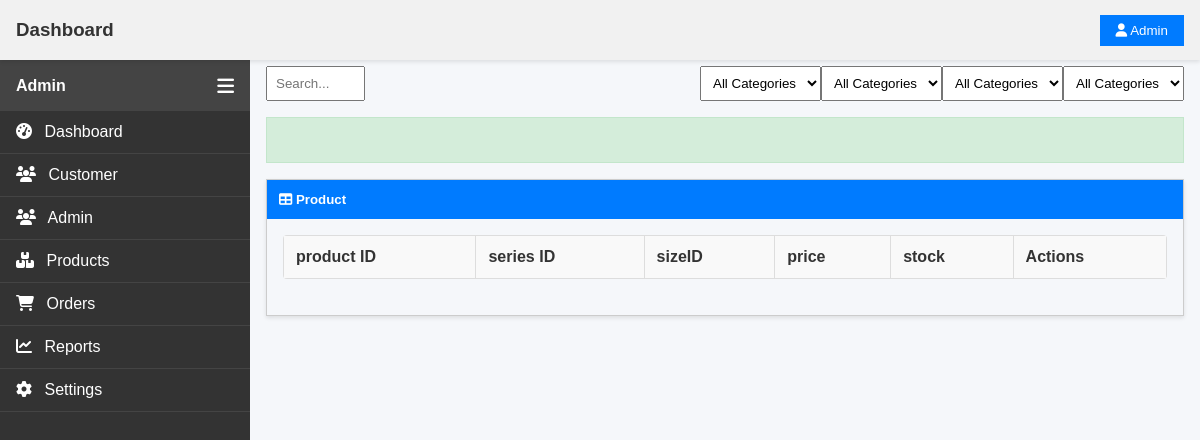
The page /pages/admin/admin_product.php on the database as committed earlier.
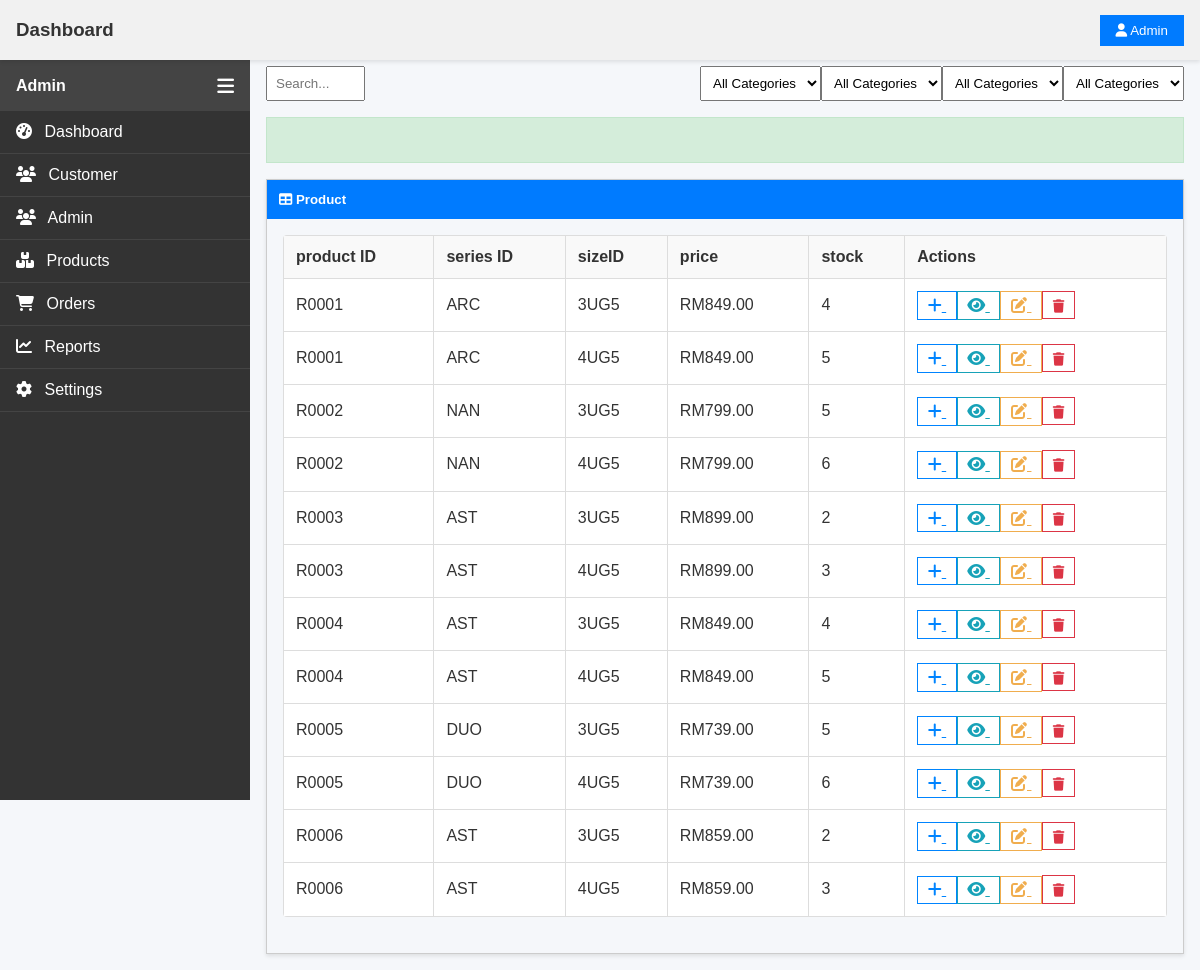
The same page on the database as committed later.
### tables this page shows
CREATE TABLE `product` (
  `productID` varchar(5) NOT NULL,
  `productName` varchar(100) NOT NULL,
  `price` float(6,2) NOT NULL,
  `seriesID` varchar(3) DEFAULT NULL,
  `productImg` varchar(1000) NOT NULL,
  `introduction` varchar(1000) NOT NULL,
  `playerInfo` varchar(300) NOT NULL,
  `playerImage` varchar(500) NOT NULL
);

CREATE TABLE `productsize` (
  `productID` varchar(5) NOT NULL,
  `sizeID` varchar(4) NOT NULL,
  `quantity` int(11) NOT NULL
);

### controller/productController.php (called while the page is built, shortened)
<?php
require_once __DIR__ . "/../_base.php";
require_once __DIR__ . "/../db/productDb.php";
class ProductController{
    private $productDb ;
    public function __construct($_pdo){
        $this->productDb = new productDb($_pdo);
    }
    public  function getAllProducts(){
        return  $this->productDb->getAllProducts();
    }
}
?>

### db/productDb.php (called while the page is built, shortened)
<?php
class productDb{
    private $pdo;
    public function __construct($pdo) {
        $this->pdo = $pdo;
    }
    public function getAllProducts(){
        $sql = "SELECT
            p.productID,
            p.productName,
            p.price,
            p.seriesID,
            s.seriesName,
            ps.sizeID,
            ps.quantity AS total_stock
            FROM product p
            JOIN productsize ps ON p.productID = ps.productID
            JOIN series s ON p.seriesID = s.seriesID
            ORDER BY p.productID, ps.sizeID;";
        $stmt = $this->pdo->prepare($sql);
        $stmt->execute();
        return $stmt->fetchAll();
    }
}
?>

### pages/admin/admin_product.php (the view, shortened to what this page needs)
<?php
require_once "../../controller/productController.php";
require_once "../../_base.php";
require_once  "../admin/main.php";
$productController = new ProductController($_db);
$allProducts = $productController->getAllProducts();
?>
<div class="main-content">
  <div style="margin-bottom: 1rem; display: flex ; justify-content : space-between ;">
    <form style="display: flex;">
        <div style="flex: 1;">
          <input type="text" placeholder="Search..." style="width: 50%; padding: 0.5rem;">
        </div>
    </form>
        <form action="" style="display: flex; ">
              <select style="padding: 0.5rem;">
                <option>All Categories</option>
              </select>
              <select style="padding: 0.5rem;">
                <option>All Categories</option>
              </select>
              <select style="padding: 0.5rem;">
                <option>All Categories</option>
              </select>
              <select style="padding: 0.5rem;">
                <option>All Categories</option>
              </select>
        </form>
  </div>
  <div style="background-color: #d4edda; color: #155724; padding: 0.75rem; margin-bottom: 1rem; border: 1px solid #c3e6cb;">
  </div>
  <div class="container-table">
    <div class="tb-title">
      <h5 style="margin: 0;"><i class="fas fa-table"></i> Product </h5>
    </div>
    <div style="padding: 1rem;">
      <table class="tb">
          <thead>
            <tr style="background-color: #f9f9f9;">
              <th class="th">product ID  </th>
              <th class="th">series ID</th>
              <th class="th">sizeID</th>
              <th class="th">price</th>
              <th class="th">stock</th>
              <th class="th">Actions</th>
            </tr>
          </thead>
          <tbody>
            <?php foreach ($allProducts as $index => $product): ?>
            <tr>
              <td class="td"><?php echo htmlspecialchars($product->productID); ?></td>
              <td class="td"><?php echo htmlspecialchars($product->seriesID); ?></td>
              <td class="td"><?php echo htmlspecialchars($product->sizeID); ?></td>
              <td class="td">RM<?php echo number_format($product->price, 2); ?></td>
              <td class="td"><?php echo htmlspecialchars($product->total_stock); ?></td>
              <td class="td">
                    <a href="appProduct.php" class="action-btn-add" title="Add New Product">
                      <i class="fa-solid fa-plus"></i>
                    </a>
                    <a href="detailsProduct.php?productID=<?php echo $product->productID; ?>" class="action-btn-details" title="View Details">
                      <i class="fas fa-eye"></i>
                    </a>
                    <a href="editProduct.php?productID=<?php echo $product->productID; ?>" class="action-btn-edit" title="Edit Product">
                      <i class="fa-solid fa-pen-to-square"></i>
                    </a>
                    <button class="action-btn-delete">
                      <i class="fas fa-trash"></i>
                    </button>
                </td>
            </tr>
            <?php endforeach; ?>
        </tbody>
      </table>
    </div>
  </div>
</div>

Rows that differ between the two databases and show on the page:
added product: productID "R0001", seriesID "ARC", productsize.sizeID "3UG5", price "849.00", productsize.quantity "4", productsize.sizeID "4UG5", productsize.quantity "5"
added product: productID "R0002", seriesID "NAN", productsize.sizeID "3UG5", price "799.00", productsize.quantity "5", productsize.sizeID "4UG5", productsize.quantity "6"
added product: productID "R0003", seriesID "AST", productsize.sizeID "3UG5", price "899.00", productsize.quantity "2", productsize.sizeID "4UG5", productsize.quantity "3"
added product: productID "R0004", seriesID "AST", productsize.sizeID "3UG5", price "849.00", productsize.quantity "4", productsize.sizeID "4UG5", productsize.quantity "5"
added product: productID "R0005", seriesID "DUO", productsize.sizeID "3UG5", price "739.00", productsize.quantity "5", productsize.sizeID "4UG5", productsize.quantity "6"
added product: productID "R0006", seriesID "AST", productsize.sizeID "3UG5", price "859.00", productsize.quantity "2", productsize.sizeID "4UG5", productsize.quantity "3"
